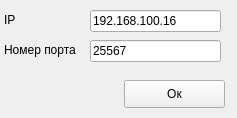
<?xml version="1.0" encoding="UTF-8"?>
<ui version="4.0">
 <class>Settings</class>
 <widget class="QWidget" name="Settings">
  <property name="geometry">
   <rect>
    <x>0</x>
    <y>0</y>
    <width>237</width>
    <height>118</height>
   </rect>
  </property>
  <property name="windowTitle">
   <string>Настройки</string>
  </property>
  <widget class="QLineEdit" name="lineEdit">
   <property name="enabled">
    <bool>true</bool>
   </property>
   <property name="geometry">
    <rect>
     <x>90</x>
     <y>10</y>
     <width>131</width>
     <height>22</height>
    </rect>
   </property>
   <property name="text">
    <string>192.168.100.16</string>
   </property>
   <property name="dragEnabled">
    <bool>false</bool>
   </property>
   <property name="readOnly">
    <bool>false</bool>
   </property>
  </widget>
  <widget class="QPushButton" name="pushButton">
   <property name="enabled">
    <bool>true</bool>
   </property>
   <property name="geometry">
    <rect>
     <x>124</x>
     <y>80</y>
     <width>101</width>
     <height>28</height>
    </rect>
   </property>
   <property name="text">
    <string>Ок</string>
   </property>
  </widget>
  <widget class="QLabel" name="label_2">
   <property name="geometry">
    <rect>
     <x>4</x>
     <y>40</y>
     <width>141</width>
     <height>20</height>
    </rect>
   </property>
   <property name="text">
    <string>Номер порта</string>
   </property>
  </widget>
  <widget class="QLabel" name="label">
   <property name="geometry">
    <rect>
     <x>4</x>
     <y>10</y>
     <width>141</width>
     <height>20</height>
    </rect>
   </property>
   <property name="text">
    <string>IP</string>
   </property>
  </widget>
  <widget class="QLineEdit" name="lineEdit_2">
   <property name="enabled">
    <bool>true</bool>
   </property>
   <property name="geometry">
    <rect>
     <x>90</x>
     <y>40</y>
     <width>131</width>
     <height>22</height>
    </rect>
   </property>
   <property name="text">
    <string>25567</string>
   </property>
   <property name="dragEnabled">
    <bool>false</bool>
   </property>
   <property name="readOnly">
    <bool>false</bool>
   </property>
  </widget>
 </widget>
 <resources/>
 <connections/>
</ui>
